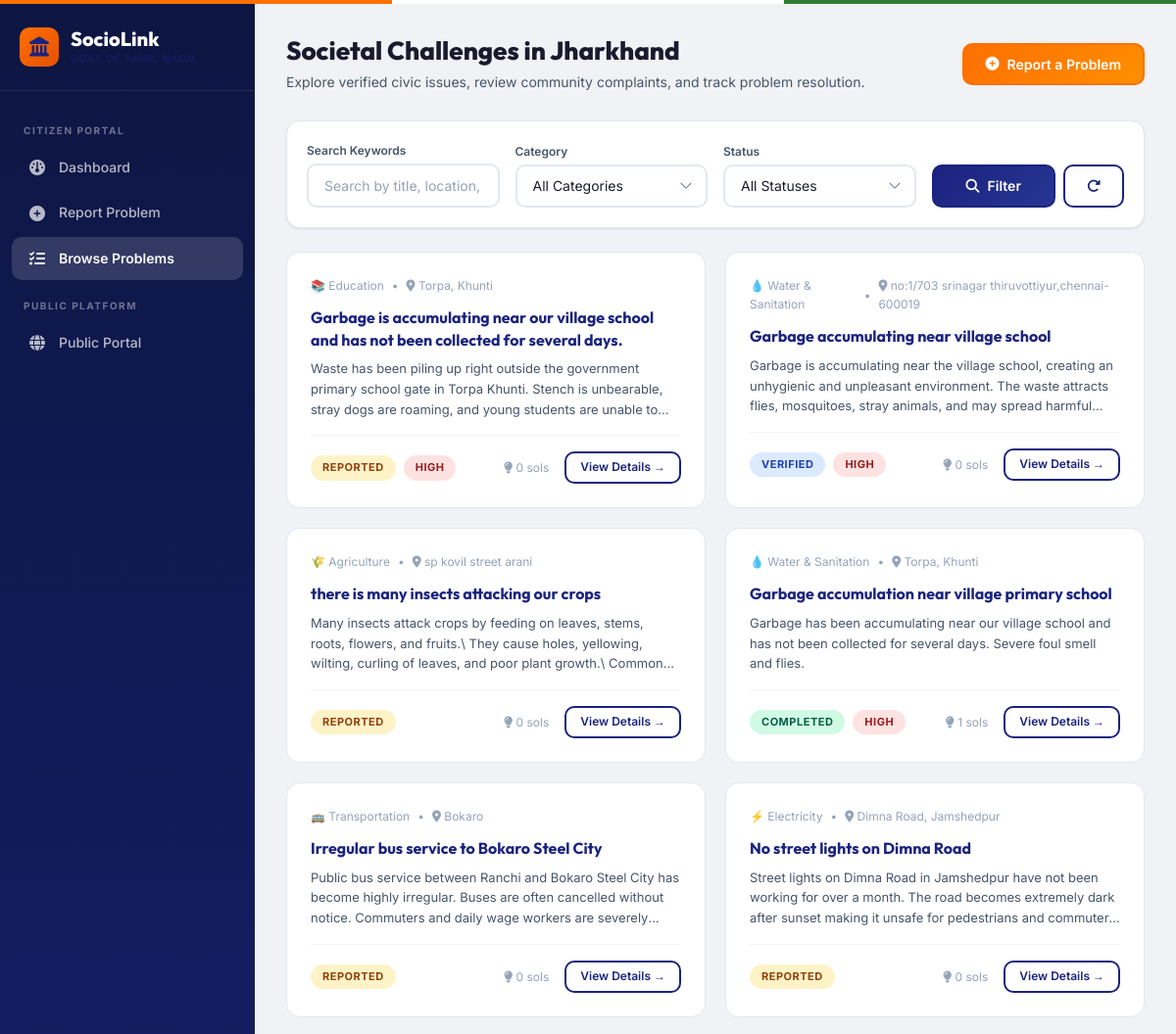
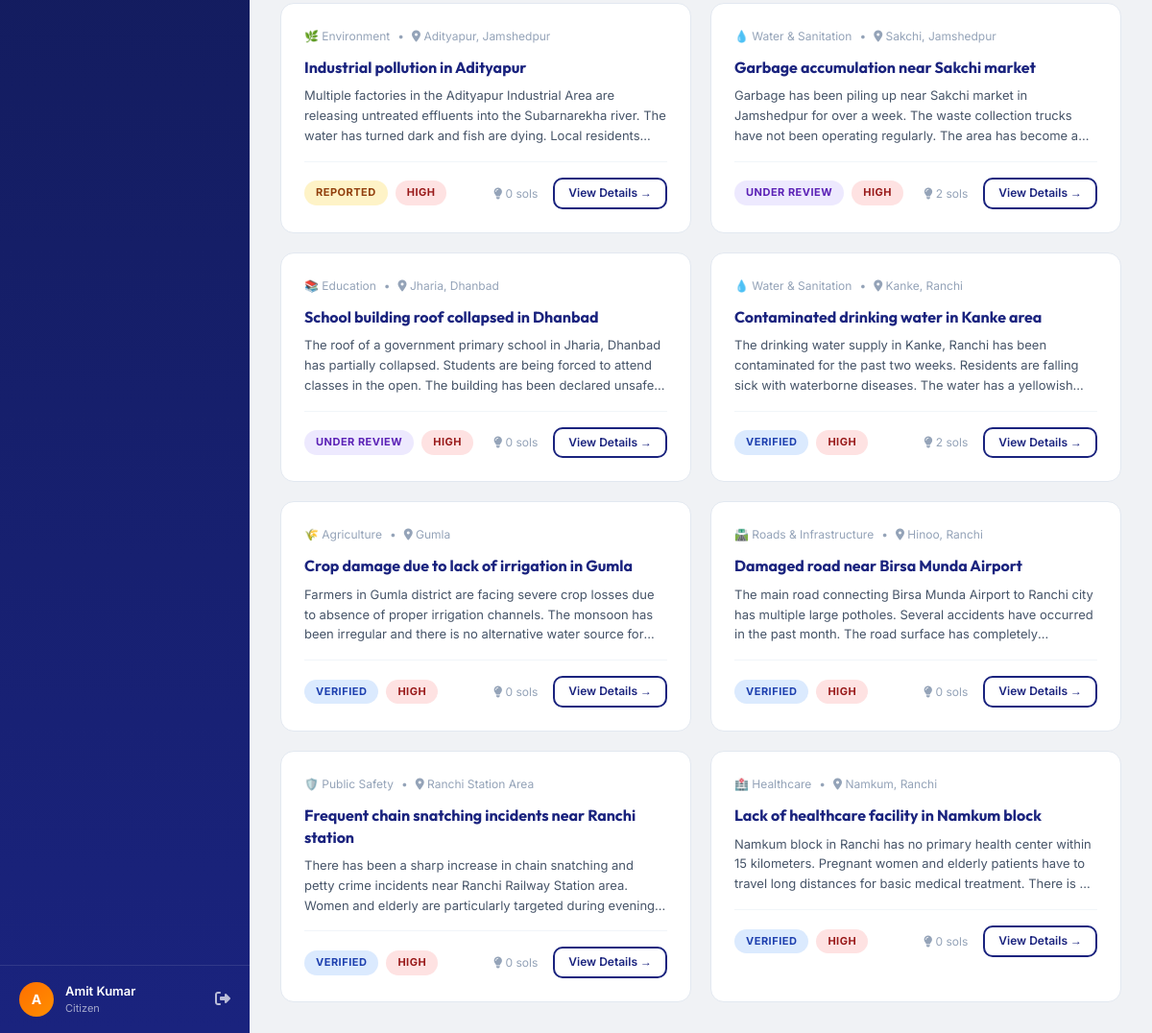
The page /citizen/browse (signed in) on the database its author committed (2 pictures, top to bottom).
### tables this page shows
CREATE TABLE users (
            id INTEGER PRIMARY KEY AUTOINCREMENT,
            name TEXT NOT NULL,
            email TEXT UNIQUE NOT NULL,
            password_hash TEXT NOT NULL,
            role TEXT NOT NULL CHECK(role IN ('citizen', 'student', 'government', 'admin')),
            phone TEXT,
            organization TEXT,
            skills TEXT,
            bio TEXT,
            created_at TIMESTAMP DEFAULT CURRENT_TIMESTAMP
        );

CREATE TABLE problems (
            id INTEGER PRIMARY KEY AUTOINCREMENT,
            user_id INTEGER NOT NULL,
            title TEXT NOT NULL,
            description TEXT NOT NULL,
            location TEXT,
            category TEXT,
            sub_category TEXT,
            priority TEXT DEFAULT 'MEDIUM',
            status TEXT DEFAULT 'REPORTED' CHECK(status IN (
                'REPORTED', 'VERIFIED', 'UNDER_REVIEW', 
                'SOLUTION_SELECTED', 'IN_PROGRESS', 'COMPLETED', 'REJECTED'
            )),
            image_path TEXT,
            ai_category TEXT,
            ai_sub_category TEXT,
            ai_priority TEXT,
            ai_confidence REAL,
            support_count INTEGER DEFAULT 0,
            department_id INTEGER,
            verified_by INTEGER,
            verified_at TIMESTAMP,
            created_at TIMESTAMP DEFAULT CURRENT_TIMESTAMP,
            FOREIGN KEY (user_id) REFERENCES users(id),
            FOREIGN KEY (department_id) REFERENCES departments(id),
            FOREIGN KEY (verified_by) REFERENCES users(id)
        );

CREATE TABLE categories (
            id INTEGER PRIMARY KEY AUTOINCREMENT,
            name TEXT UNIQUE NOT NULL,
            description TEXT,
            icon TEXT
        );

### routes/citizen.py (the view)
@citizen_bp.route('/browse')
def browse_problems():
    db = get_db()
    query = request.args.get('q', '').strip()
    cat_filter = request.args.get('category', '').strip()
    status_filter = request.args.get('status', '').strip()
    sql = """
        SELECT p.*, u.name as reporter_name, c.icon as category_icon,
               (SELECT COUNT(*) FROM solutions WHERE problem_id = p.id) as solution_count
        FROM problems p
        JOIN users u ON p.user_id = u.id
        LEFT JOIN categories c ON p.category = c.name
        WHERE 1=1
    """
    params = []
    if query:
        sql += " AND (p.title LIKE ? OR p.description LIKE ? OR p.location LIKE ?)"
        q_wild = f"%{query}%"
        params.extend([q_wild, q_wild, q_wild])
    if cat_filter:
        sql += " AND p.category = ?"
        params.append(cat_filter)
    if status_filter:
        sql += " AND p.status = ?"
        params.append(status_filter)
    sql += " ORDER BY p.created_at DESC"
    problems = db.execute(sql, params).fetchall()
    categories = db.execute("SELECT * FROM categories").fetchall()
    db.close()
    return render_template('browse_problems.html',
                           problems=problems,
                           categories=categories,
                           query=query,
                           cat_filter=cat_filter,
                           status_filter=status_filter)

### app.py (called while the page is built)
@app.context_processor
def inject_globals():
    return {
        'current_user': {
            'id': session.get('user_id'),
            'name': session.get('user_name'),
            'email': session.get('email'),
            'role': session.get('role'),
            'organization': session.get('organization'),
        } if 'user_id' in session else None
    }

### database.py (called while the page is built)
def get_db():
    db = sqlite3.connect(DATABASE)
    db.row_factory = sqlite3.Row
    db.execute("PRAGMA foreign_keys = ON")
    return db

### templates/browse_problems.html (shortened to what this page needs)
{% extends "base.html" %}
{% block content %}
<div class="page-header flex justify-between items-center flex-wrap gap-2">
    <div>
        <h1>Societal Challenges in Jharkhand</h1>
        <p>Explore verified civic issues, review community complaints, and track problem resolution.</p>
    </div>
    {% if current_user and current_user.role == 'citizen' %}
    <div>
        <a href="{{ url_for('citizen.report_problem') }}" class="btn btn-saffron">
            <i class="fa-solid fa-circle-plus"></i> Report a Problem
        </a>
    </div>
    {% endif %}
</div>
<div class="card mb-3" style="padding: 20px;">
    <form action="{{ url_for('citizen.browse_problems') }}" method="GET" class="grid grid-4 gap-2" style="align-items: flex-end;">
        <div>
            <label style="font-size: 12px; font-weight: 600; color: var(--text-secondary); display: block; margin-bottom: 4px;">Search Keywords</label>
            <input type="text" name="q" value="{{ query or '' }}" class="form-control" placeholder="Search by title, location, keywords...">
        </div>
        <div>
            <label style="font-size: 12px; font-weight: 600; color: var(--text-secondary); display: block; margin-bottom: 4px;">Category</label>
            <select name="category" class="form-control">
                <option value="">All Categories</option>
            </select>
        </div>
        <div>
            <label style="font-size: 12px; font-weight: 600; color: var(--text-secondary); display: block; margin-bottom: 4px;">Status</label>
            <select name="status" class="form-control">
                <option value="">All Statuses</option>
            </select>
        </div>
        <div class="flex gap-1">
            <button type="submit" class="btn btn-primary" style="flex: 1;">
                <i class="fa-solid fa-magnifying-glass"></i> Filter
            </button>
            <a href="{{ url_for('citizen.browse_problems') }}" class="btn btn-outline" title="Reset Filters">
                <i class="fa-solid fa-rotate-right"></i>
            </a>
        </div>
    </form>
</div>
<div class="challenges-grid">
    {% if problems %}
        {% for p in problems %}
        <div class="challenge-card">
            <div class="challenge-meta">
                <span>{{ p.category_icon or '📋' }} {{ p.category }}</span>
                <span>&bull;</span>
                <span><i class="fa-solid fa-location-dot"></i> {{ p.location }}</span>
            </div>
            <h3><a href="{{ url_for('citizen.problem_details', problem_id=p.id) }}">{{ p.title }}</a></h3>
            <p>{{ p.description }}</p>
            <div class="challenge-footer">
                <div class="flex items-center gap-1">
                    <span class="badge badge-{{ p.status|lower|replace('_', '-') }}">{{ p.status|replace('_', ' ') }}</span>
                    {% if p.priority == 'HIGH' %}
                        <span class="badge badge-high">High</span>
                    {% endif %}
                </div>
                <div class="flex items-center gap-2">
                    <span style="font-size: 12px; color: var(--text-muted);">
                        <i class="fa-solid fa-lightbulb"></i> {{ p.solution_count or 0 }} sols
                    </span>
                    <a href="{{ url_for('citizen.problem_details', problem_id=p.id) }}" class="btn btn-outline btn-sm">
                        View Details &rarr;
                    </a>
                </div>
            </div>
        </div>
        {% endfor %}
    {% endif %}
</div>
{% endblock %}

### templates/base.html (shortened to what this page needs)
<!DOCTYPE html>
<html lang="en">
<head>
    <link rel="stylesheet" href="https://cdnjs.cloudflare.com/ajax/libs/font-awesome/6.5.1/css/all.min.css">
    <link rel="stylesheet" href="{{ url_for('static', filename='css/style.css') }}">
</head>
<body>
    {% if current_user and request.endpoint not in ['main.index', 'auth.login', 'auth.register'] %}
        <div class="app-layout">
            <aside class="sidebar">
                <div class="sidebar-header">
                    <a href="{{ url_for('main.index') }}" class="sidebar-brand">
                        <div class="logo-icon"><i class="fa-solid fa-landmark"></i></div>
                        <div class="brand-text">
                            <span class="brand-name">Socio<span>Link</span></span>
                            <span class="brand-sub">Govt of Tamil Nadu</span>
                        </div>
                    </a>
                </div>
                <nav class="sidebar-nav">
                    {% if current_user.role == 'citizen' %}
                        <div class="nav-section">Citizen Portal</div>
                        <a href="{{ url_for('citizen.dashboard') }}" class="{% if request.endpoint == 'citizen.dashboard' %}active{% endif %}">
                            <i class="fa-solid fa-gauge nav-icon"></i> <span>Dashboard</span>
                        </a>
                        <a href="{{ url_for('citizen.report_problem') }}" class="{% if request.endpoint == 'citizen.report_problem' %}active{% endif %}">
                            <i class="fa-solid fa-circle-plus nav-icon"></i> <span>Report Problem</span>
                        </a>
                        <a href="{{ url_for('citizen.browse_problems') }}" class="{% if request.endpoint == 'citizen.browse_problems' %}active{% endif %}">
                            <i class="fa-solid fa-list-check nav-icon"></i> <span>Browse Problems</span>
                        </a>
                    {% endif %}
                    <div class="nav-section">Public Platform</div>
                    <a href="{{ url_for('main.index') }}">
                        <i class="fa-solid fa-globe nav-icon"></i> <span>Public Portal</span>
                    </a>
                </nav>
                <div class="sidebar-footer">
                    <div class="sidebar-user">
                        <div class="user-avatar">
                            {{ current_user.name[0]|upper }}
                        </div>
                        <div class="user-info">
                            <div class="user-name">{{ current_user.name }}</div>
                            <div class="user-role">{{ current_user.role }}</div>
                        </div>
                        <a href="{{ url_for('auth.logout') }}" title="Logout" style="color: rgba(255,255,255,0.7); font-size: 16px; margin-left: 8px;">
                            <i class="fa-solid fa-right-from-bracket"></i>
                        </a>
                    </div>
                </div>
            </aside>
            <main class="main-content">
                {% block content %}{% endblock %}
            </main>
        </div>
    {% endif %}
</body>
</html>

### rows shown on the page
users: name "Amit Kumar"
problems: icon "📚", category "Education", location "Torpa, Khunti", title "Garbage is accumulating near our village school and has not been collected for several days.", description "Waste has been piling up right outside the government primary school gate in Torpa Khunti. Stench is unbearable, stray dogs are roaming, and young students are unable…", status "REPORTED", priority "HIGH", support_count "0"
problems: icon "💧", category "Water & Sanitation", location "no:1/703 srinagar thiruvottiyur,chennai-600019", title "Garbage accumulating near village school", description "Garbage is accumulating near the village school, creating an unhygienic and unpleasant environment. The waste attracts flies, mosquitoes, stray animals, and may spread…", status "VERIFIED", priority "HIGH", support_count "0"
problems: icon "🌾", category "Agriculture", location "sp kovil street arani", title "there is many insects attacking our crops", description "Many insects attack crops by feeding on leaves, stems, roots, flowers, and fruits.\\ They cause holes, yellowing, wilting, curling of leaves, and poor plant growth.\\…", status "REPORTED", support_count "0"
problems: icon "💧", category "Water & Sanitation", location "Torpa, Khunti", title "Garbage accumulation near village primary school", description "Garbage has been accumulating near our village school and has not been collected for several days. Severe foul smell and flies.", status "COMPLETED", priority "HIGH", user "1"
problems: icon "🚌", category "Transportation", location "Bokaro", title "Irregular bus service to Bokaro Steel City", description "Public bus service between Ranchi and Bokaro Steel City has become highly irregular. Buses are often cancelled without notice. Commuters and daily wage workers are…", status "REPORTED", solution_count "0"
problems: icon "⚡", category "Electricity", location "Dimna Road, Jamshedpur", title "No street lights on Dimna Road", description "Street lights on Dimna Road in Jamshedpur have not been working for over a month. The road becomes extremely dark after sunset making it unsafe for pedestrians and…", status "REPORTED", solution_count "0"
problems: icon "🌿", category "Environment", location "Adityapur, Jamshedpur", title "Industrial pollution in Adityapur", description "Multiple factories in the Adityapur Industrial Area are releasing untreated effluents into the Subarnarekha river. The water has turned dark and fish are dying. Local…", status "REPORTED", priority "HIGH", solution_count "0"
problems: icon "💧", category "Water & Sanitation", location "Sakchi, Jamshedpur", title "Garbage accumulation near Sakchi market", description "Garbage has been piling up near Sakchi market in Jamshedpur for over a week. The waste collection trucks have not been operating regularly. The area has become…", status "UNDER REVIEW", priority "HIGH", id "2"
problems: icon "📚", category "Education", location "Jharia, Dhanbad", title "School building roof collapsed in Dhanbad", description "The roof of a government primary school in Jharia, Dhanbad has partially collapsed. Students are being forced to attend classes in the open. The building has been declared…", status "UNDER REVIEW", priority "HIGH", solution_count "0"
problems: icon "💧", category "Water & Sanitation", location "Kanke, Ranchi", title "Contaminated drinking water in Kanke area", description "The drinking water supply in Kanke, Ranchi has been contaminated for the past two weeks. Residents are falling sick with waterborne diseases. The water has a…", status "VERIFIED", priority "HIGH", solution_count "2"
problems: icon "🌾", category "Agriculture", location "Gumla", title "Crop damage due to lack of irrigation in Gumla", description "Farmers in Gumla district are facing severe crop losses due to absence of proper irrigation channels. The monsoon has been irregular and there is no alternative water source…", status "VERIFIED", priority "HIGH", solution_count "0"
problems: icon "🛣️", category "Roads & Infrastructure", location "Hinoo, Ranchi", title "Damaged road near Birsa Munda Airport", description "The main road connecting Birsa Munda Airport to Ranchi city has multiple large potholes. Several accidents have occurred in the past month. The road surface has…", status "VERIFIED", priority "HIGH", solution_count "0"
problems: icon "🛡️", category "Public Safety", location "Ranchi Station Area", title "Frequent chain snatching incidents near Ranchi station", description "There has been a sharp increase in chain snatching and petty crime incidents near Ranchi Railway Station area. Women and elderly are particularly targeted during…", status "VERIFIED", priority "HIGH", solution_count "0"
problems: icon "🏥", category "Healthcare", location "Namkum, Ranchi", title "Lack of healthcare facility in Namkum block", description "Namkum block in Ranchi has no primary health center within 15 kilometers. Pregnant women and elderly patients have to travel long distances for basic medical treatment. There is…", status "VERIFIED", priority "HIGH", solution_count "0"

### other values the page prints
{{ current_user.name[0]|upper }} "A"
{{ current_user.role }} "Citizen"
